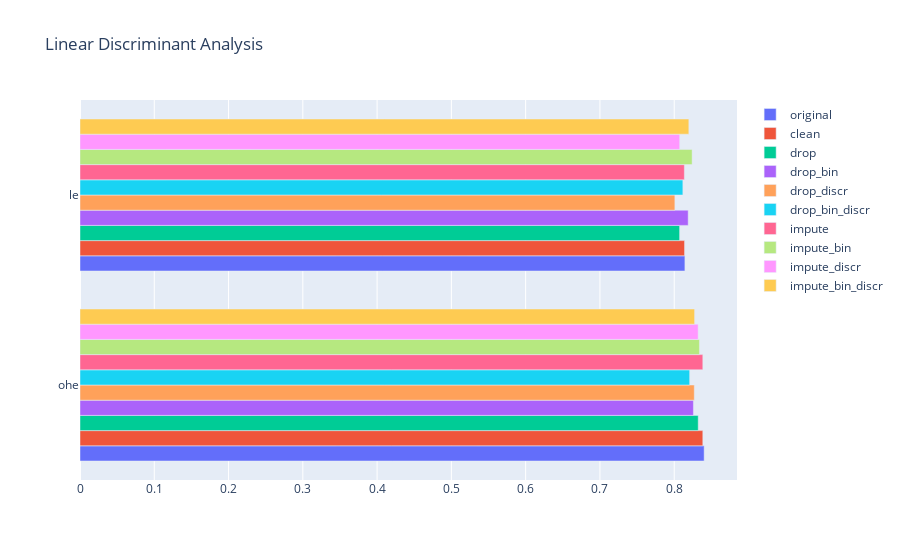

The code cell stored with this chart in its notebook:
### Markdown cell above
## Linear discriminant analysis

*Discriminant analysis* is a probabilistic model whose approach is to estimate the distribution of each feature in the dataset, and then compute the posterior probability of the target class exploiting the Bayes theorem (which makes the assumption of independent features). Therefore the predictions are made looking to the feature with the highest density. Bayes recall:

$$P\left(Y=k|X=x\right) = \frac{P\left(X=x|Y=k\right)*P\left(Y=k\right)}{P\left(X=x\right)} = \frac{\pi_{k}*f_{k}\left(x\right)}{\sum_{l=1}^{K}\pi_{l}*f_{l}\left(x\right)}$$

On the right part of the equation $f_{k}\left(x\right)$ is the *density* of $x$ when the class is $k$ and $\pi_{k}$ is the *marginal* probability of class $k$.

With multiple predictors like in our case, the model assumes that the input $X$ has a multivariate normal distribution, with distinct means and common covariance matrix; hence, the discriminant function has the form:

$$\delta_{k}\left(x\right) = x^{T}\Sigma^{-1}\mu_{k}-\frac{1}{2}\mu_{k}^{T}\Sigma^{-1}\mu_{k}+log\left(\pi_{k}\right)$$

To an observation $x$ will be assigned the class with the largest *discriminant score*:

$$\delta_{k}\left(x\right) = x*\frac{\mu_{k}}{\sigma^{2}} - \frac{\mu_{k}^{2}}{2\sigma^{2}} + log\left(\pi_{k}\right)$$

Linear discriminant analysis parameters are estimated using the full likelihood function ($P\left(X,y\right)$ *generative learning*).

### Code cell
# Linear Discriminant Analysis
lda, lda_results = train_and_test(
    datasets,
    LinearDiscriminantAnalysis(),
    [{'solver': ['svd', 'lsqr', 'eigen']}]
)

# Plot
plot_results(lda_results, "Linear Discriminant Analysis")

### Figure 1 — Plotly figure (JSON) as saved in the notebook; plotly's stock layout.template omitted (floating-point values rounded to 4 significant figures)
{"data": [{"name": "original", "orientation": "h", "type": "bar", "x": [0.8403, 0.8144], "y": ["ohe", "le"]}, {"name": "clean", "orientation": "h", "type": "bar", "x": [0.8385, 0.8139], "y": ["ohe", "le"]}, {"name": "drop", "orientation": "h", "type": "bar", "x": [0.8323, 0.8073], "y": ["ohe", "le"]}, {"name": "drop_bin", "orientation": "h", "type": "bar", "x": [0.8258, 0.8188], "y": ["ohe", "le"]}, {"name": "drop_discr", "orientation": "h", "type": "bar", "x": [0.827, 0.8009], "y": ["ohe", "le"]}, {"name": "drop_bin_discr", "orientation": "h", "type": "bar", "x": [0.8208, 0.8116], "y": ["ohe", "le"]}, {"name": "impute", "orientation": "h", "type": "bar", "x": [0.8385, 0.8137], "y": ["ohe", "le"]}, {"name": "impute_bin", "orientation": "h", "type": "bar", "x": [0.834, 0.8241], "y": ["ohe", "le"]}, {"name": "impute_discr", "orientation": "h", "type": "bar", "x": [0.8322, 0.8074], "y": ["ohe", "le"]}, {"name": "impute_bin_discr", "orientation": "h", "type": "bar", "x": [0.8275, 0.8197], "y": ["ohe", "le"]}], "layout": {"autosize": true, "title": {"text": "Linear Discriminant Analysis"}, "xaxis": {"autorange": true, "range": [0, 0.8845], "type": "linear"}, "yaxis": {"autorange": true, "range": [-0.5, 1.5], "type": "category"}}}
